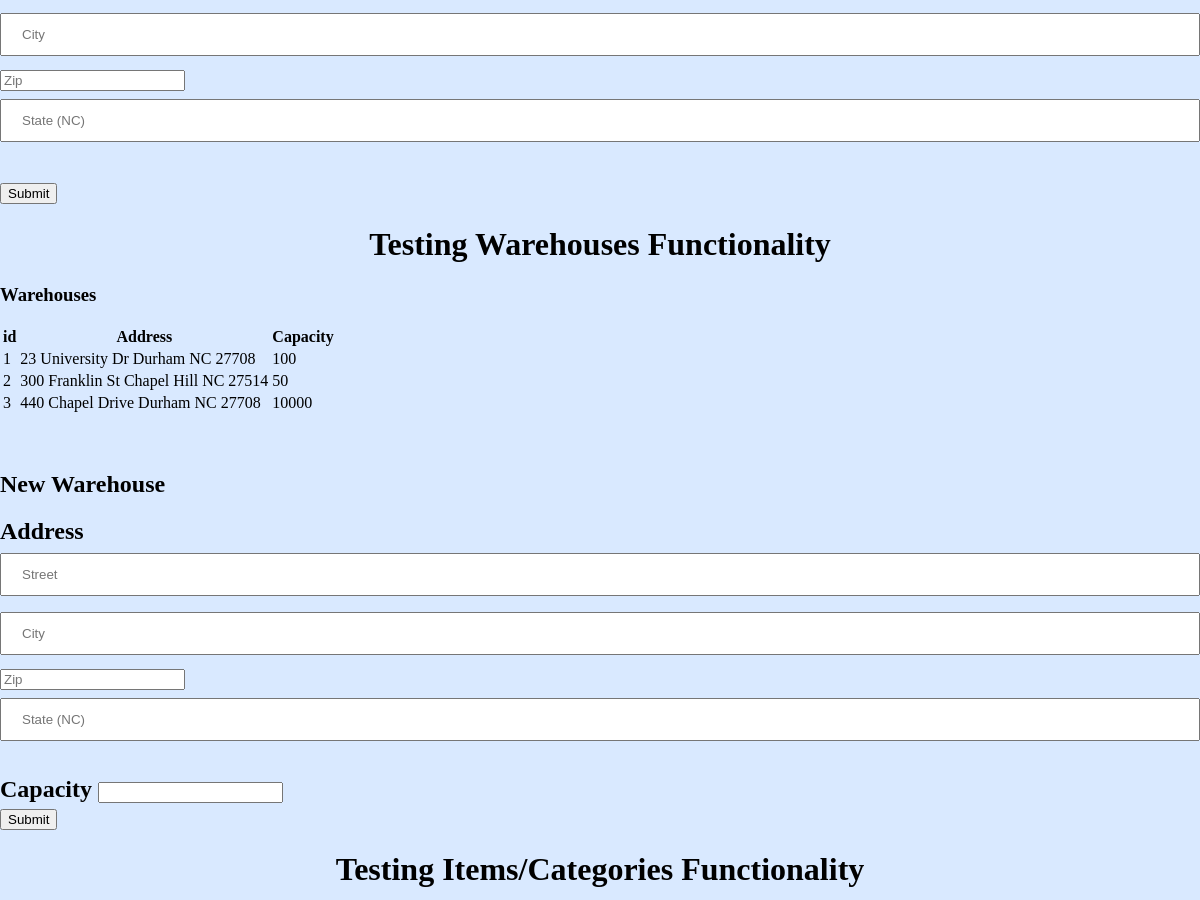
/test (middle part), run on an earlier commit of the app's database.
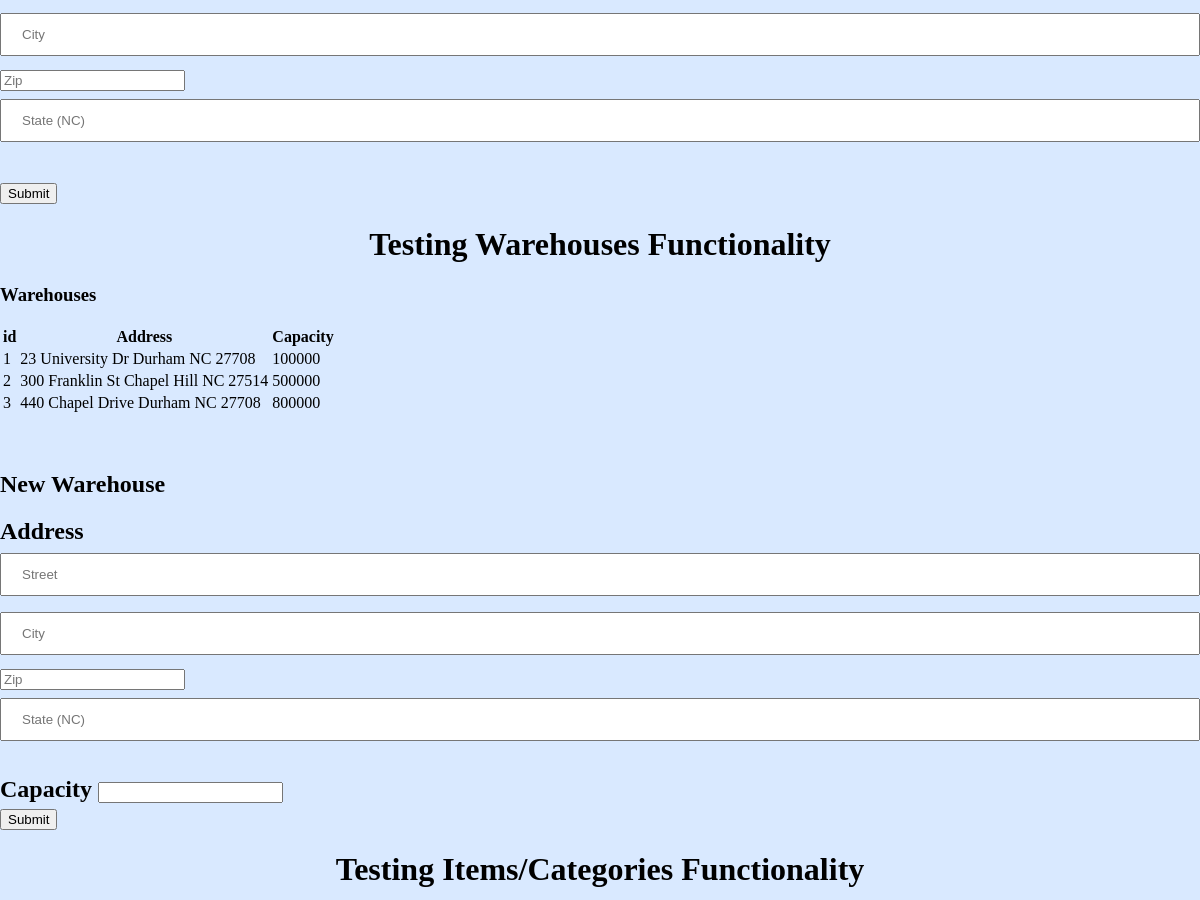
And on a later commit of the database.
### models.py (models this page shows, shortened)
class Warehouse(Base):
    __tablename__ = 'warehouses'
    id = Column(Integer, primary_key=True)
    street = Column(String(20), unique=False)
    city = Column(String(20), unique=False)
    zip = Column(Integer, unique=False)
    state = Column(String(2), unique=False)
    capacity = Column(Integer, unique=False)
    listings = relationship("Listing",back_populates="warehouse",cascade="all, delete-orphan")
    orders = relationship("Order",back_populates="warehouse",cascade="all, delete-orphan")
    manager = relationship("ManagerLocation",back_populates="warehouse",cascade="all, delete-orphan")

### app.py (the view)
@app.route('/test')
def test():
    return render_template(
        'test.html',
        users = User.query.all(),
        sellers = User.query.filter_by(type="Seller"),
        warehouses = Warehouse.query.all(),
        cats = Category.query.all(),
        incats = InCat.query.all(),
        items = Item.query.all(),
        reviews = Review.query.all(),
        listings = Listing.query.all(),
        carts = Cart.query.all(),
        orders = Order.query.all(),
        name = Name(), type = Type()
    )

### app.py (called while the page is built)
def Name():
    return session.get('NAME')

def Type():
    return session.get('TYPE')

### templates/test.html (shortened to what this page needs)
{% extends 'base.html' %}
{% block body %}
<br /><br />
<h2>Add a User<h2>
<form action="/add_user" >
  <label>User Name</label><br />
  <br />
  <br />
  <label>Email</label><br />
  <br/>
  <br />
  <label>Password</label><br />
  <br />
  <br />
  <label>Type</label><br />
  <br />
  <br />
  <label>Address</label><br/>
  <input type="text" name="city" placeholder = "City"/>
  <input type="number" name="zip" placeholder = "Zip"/>
  <input type="text" name="state" placeholder = "State (NC)"/>
  <br />
  <br />
  <input type="submit" />
</form>
<h1>Testing Warehouses Functionality</h1>
<h3>Warehouses</h3>
<table>
  <thead>
    <th>id</th>
    <th>Address</th>
    <th>Capacity</th>
  </thead>
  <tbody>
  {% for house in warehouses %}
    <tr>
      <td> {{ house.id }}</td>
      <td>{{ house.street }} {{ house.city }} {{ house.state }} {{ house.zip }}</td>
      <td> {{ house.capacity }}</td>
    </tr>
  {% endfor %}
  </tbody>
</table>
<br /><br />
<h2>New Warehouse<h2>
<form action="/new_house" >
  <label>Address</label>
  <input type="text" name="street" placeholder = "Street"/>
  <input type="text" name="city" placeholder = "City"/>
  <input type="number" name="zip" placeholder = "Zip"/>
  <input type="text" name="state" placeholder = "State (NC)"/>
  <br />
  <br />
  <label>Capacity</label>
  <input type="number" name="capacity" />
  <br />
  <input type="submit" />
</form>
<h1>Testing Items/Categories Functionality</h1>
<br /><br />
<br /><br />
{% endblock %}

### templates/base.html (shortened to what this page needs)
<!DOCTYPE html>
<html lang="en">
<head>
    <link rel = "stylesheet" href = "{{ url_for('static', filename = 'css/main.css') }}">
</head>
<body>
    {% block body %}{% endblock %}
</body>
</html>

### static/css/main.css (style rules this page uses)
body { margin: 0; background-color: rgb(217, 233, 255); }
h1 { text-align: center; }
input[type=text], input[type=password] { width: 100%; padding: 12px 20px; margin: 8px 0; display: inline-block; box-sizing: border-box; }

What changed in the data, as far as the page shows it:
changed Warehouse "23 University Dr": capacity "100" → "100000"
changed Warehouse "300 Franklin St": capacity "50" → "500000"
changed Warehouse "440 Chapel Drive": capacity "10000" → "800000"
